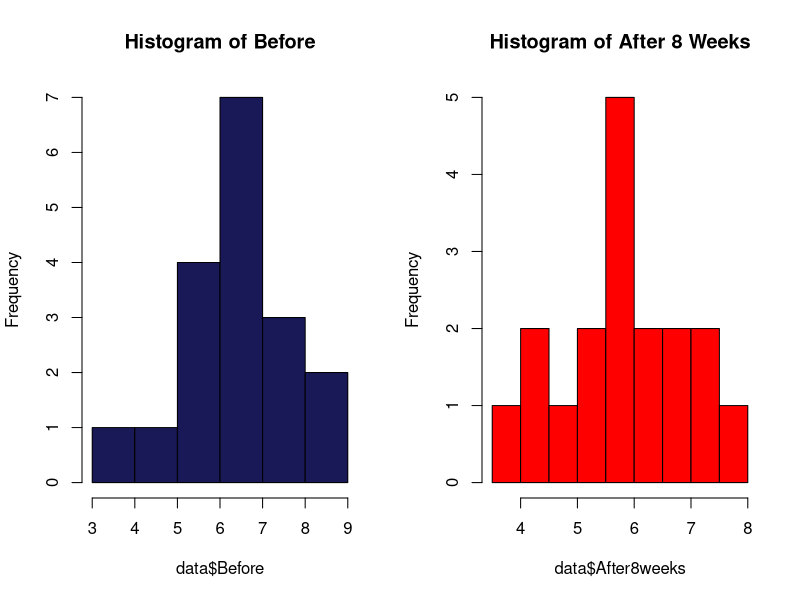
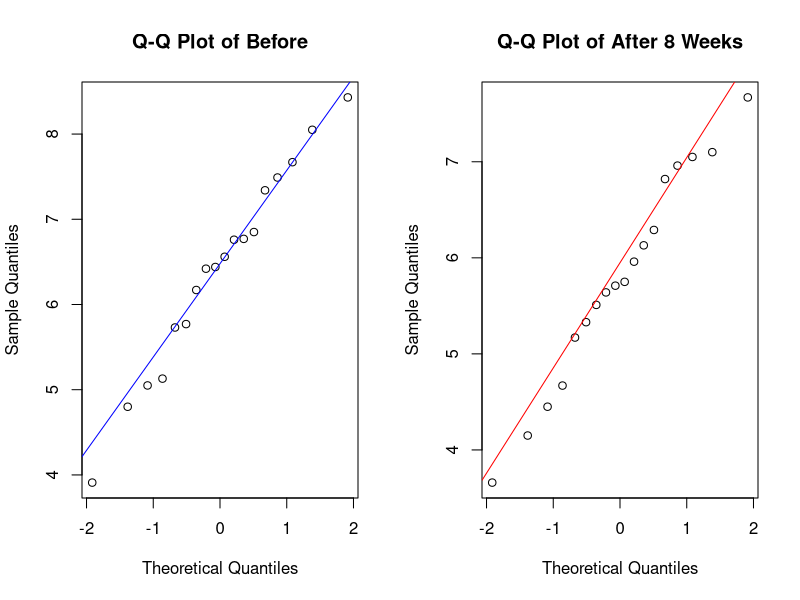
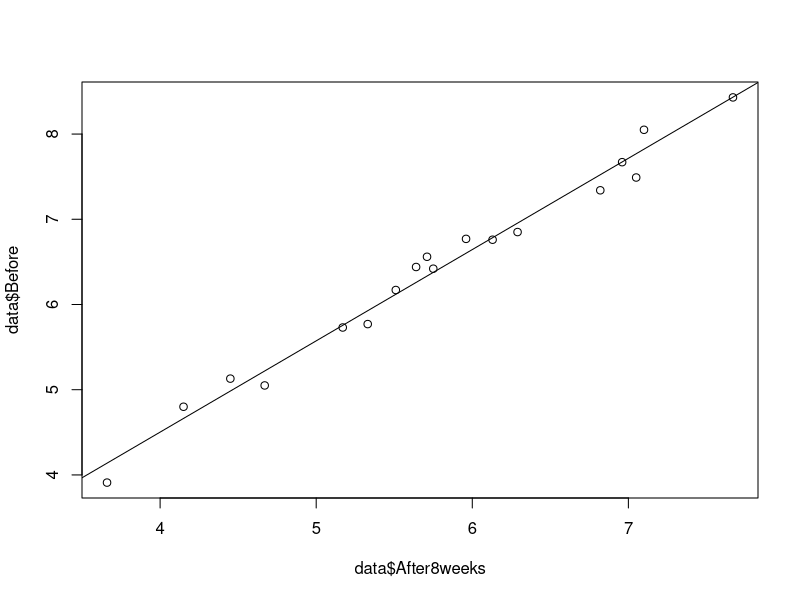
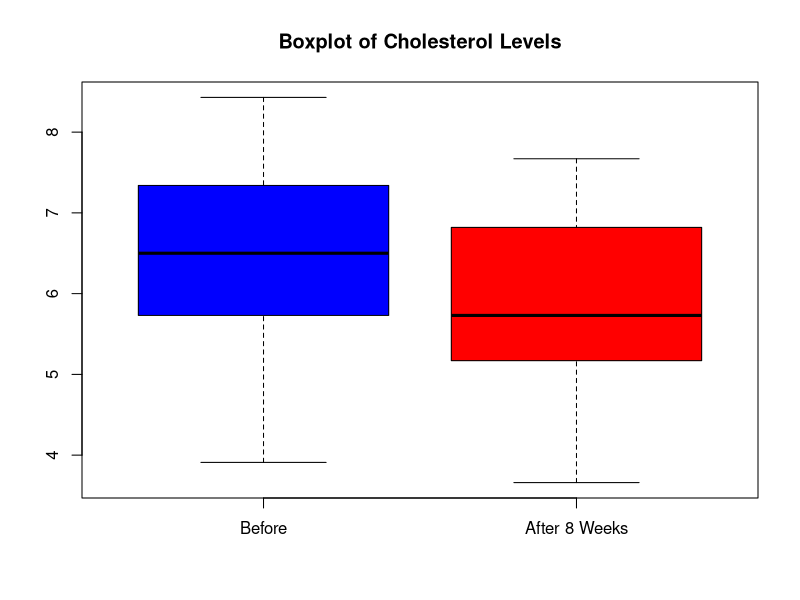
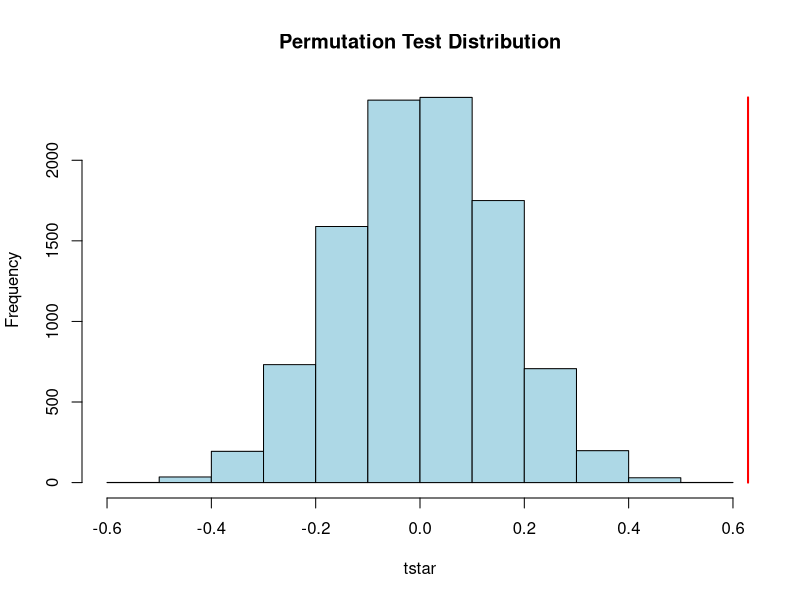

Here is the R script that generated these plots, in order:
library(boot)

data <- read.table("cholesterol.txt", header = TRUE, sep = " ")

print(data)

# 1a

pdf("plots_1a.pdf")  

par(mfrow=c(1,2))
hist(data$Before, main = "Histogram of Before", col = "#191958")

hist(data$After8weeks, main = "Histogram of After 8 Weeks", col = "red")

qqnorm(data$Before, main = "Q-Q Plot of Before")
qqline(data$Before, col = "blue")

qqnorm(data$After8weeks, main = "Q-Q Plot of After 8 Weeks")
qqline(data$After8weeks, col = "red")

print(cor(data$Before,data$After8weeks))
cor.test(data$Before,data$After8weeks)
par(mfrow=c(1,1))
plot(data$Before~data$After8weeks); abline(lm(data$Before~data$After8weeks))

# 1b

t_paired <- t.test(data$Before, data$After8weeks, paired = TRUE)
wil_paired <- wilcox.test(data$Before, data$After8weeks, paired = TRUE)
#do we need this one? 
#var_test <- var.test(data$Before, data$After8weeks)
#print(var_test)

print(t_paired)
print(wil_paired)

boxplot(data$Before, data$After8weeks, 
        names = c("Before", "After 8 Weeks"), 
        main = "Boxplot of Cholesterol Levels", 
        col = c("blue", "red"))

# The data is paired since the "Before" value and the "After 8 Weeks" value represent the same subject measured twice.
# Mann-Whitney only if the data is independent, here it is paired, so not applicable.

# Permutations seems yes since does not assume normality
mystat=function(x,y) {mean(x-y)}
B=10000; tstar=numeric(B)
for(i in 1:B){
  datastar=t(apply(cbind(data$Before,data$After8weeks),1,sample))
  tstar[i]=mystat(datastar[,1],datastar[,2]) }
myt=mystat(data$Before,data$After8weeks)
print(myt)

hist(tstar, main="Permutation Test Distribution", col="lightblue", border="black")

lines(rep(myt, 2), c(0, max(hist(tstar, plot=FALSE)$counts)), col="red", lwd=2)
dev.off()

pl <- sum(tstar < myt) / B
pr <- sum(tstar > myt) / B
p <- 2 * min(pl, pr)

print(p)


# 1c
# 97% CI based on normality
CI_n <- t.test(data$After8weeks, conf.level = 0.97)$conf.int
print(CI_n)

# Bootstrap

B <- 1000
Tstar <- numeric(B)

# Bootstrap resampling
for (i in 1:B) {
  Xstar <- sample(data$After8weeks, replace = TRUE) 
  Tstar[i] <- mean(Xstar)
}

# Calculate the quantiles for the confidence interval
Tstar15 <- quantile(Tstar, 0.015)
Tstar985 <- quantile(Tstar, 0.985)

# Print the confidence interval
cat("Bootstrap 97% Confidence Interval:", Tstar15, "to", Tstar985, "\n")
